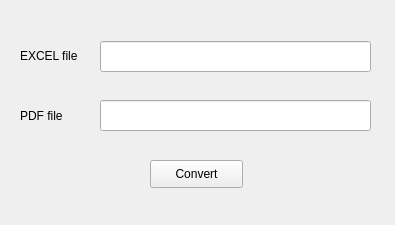
<?xml version="1.0" encoding="UTF-8"?>
<ui version="4.0">
 <class>ExceltoPDF</class>
 <widget class="QMainWindow" name="ExceltoPDF">
  <property name="geometry">
   <rect>
    <x>0</x>
    <y>0</y>
    <width>395</width>
    <height>225</height>
   </rect>
  </property>
  <property name="minimumSize">
   <size>
    <width>395</width>
    <height>225</height>
   </size>
  </property>
  <property name="maximumSize">
   <size>
    <width>395</width>
    <height>225</height>
   </size>
  </property>
  <property name="windowTitle">
   <string>EXCEL to PDF Converter</string>
  </property>
  <widget class="QWidget" name="centralwidget">
   <widget class="QLabel" name="label">
    <property name="geometry">
     <rect>
      <x>20</x>
      <y>40</y>
      <width>61</width>
      <height>31</height>
     </rect>
    </property>
    <property name="text">
     <string>EXCEL file</string>
    </property>
   </widget>
   <widget class="QLabel" name="label_2">
    <property name="geometry">
     <rect>
      <x>20</x>
      <y>100</y>
      <width>71</width>
      <height>31</height>
     </rect>
    </property>
    <property name="text">
     <string>PDF file</string>
    </property>
   </widget>
   <widget class="QPushButton" name="pushButton">
    <property name="geometry">
     <rect>
      <x>150</x>
      <y>160</y>
      <width>93</width>
      <height>28</height>
     </rect>
    </property>
    <property name="text">
     <string>Convert</string>
    </property>
   </widget>
   <widget class="QLineEdit" name="lineEdit">
    <property name="geometry">
     <rect>
      <x>100</x>
      <y>41</y>
      <width>271</width>
      <height>31</height>
     </rect>
    </property>
   </widget>
   <widget class="QLineEdit" name="lineEdit_2">
    <property name="geometry">
     <rect>
      <x>100</x>
      <y>100</y>
      <width>271</width>
      <height>31</height>
     </rect>
    </property>
   </widget>
  </widget>
 </widget>
 <resources/>
 <connections/>
</ui>
